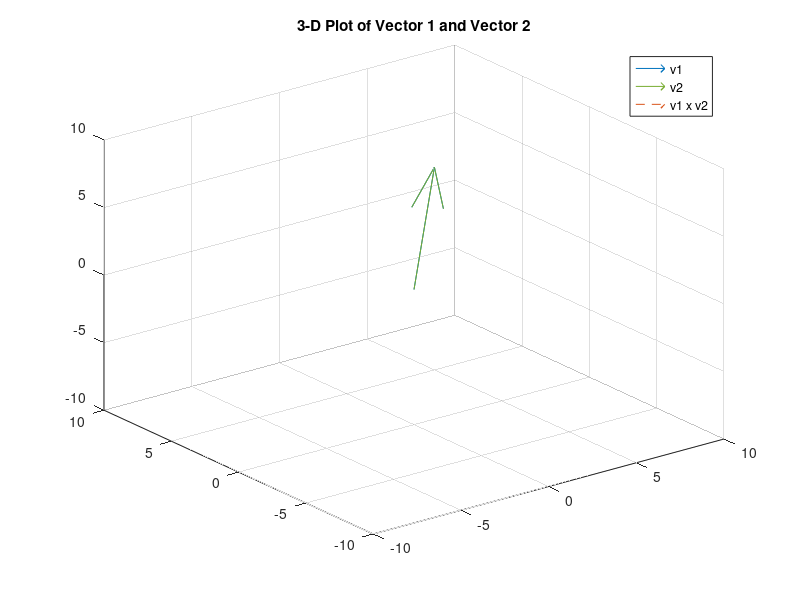

Write the MATLAB code that produced this figure.
clc, clearvars

fprintf("This is a simple 3d Vector Plotter and Calculator.\n\n")
i1 = input("Enter i component of vector 1: ");
j1 = input("Enter j component of vector 1: ");
k1 = input("Enter k component of vector 1: ");
i2 = input("Enter i component of vector 2: ");
j2 = input("Enter j component of vector 2: ");
k2 = input("Enter k component of vector 2: ");

origin = [0 0 0];
v1 = [i1 j1 k1];
v2 = [i2 j2 k2];

v1dotv2 = dot(v1,v2);
v1xv2 = cross(v1,v2);
v2xv1 = cross(v2,v1);
magv1 = norm(v1);
magv2 = norm(v2);
theta_rad = acos((v1dotv2)/(magv1*magv2));
theta_deg = rad2deg(theta_rad);

disp("-------------------------------")
%disp("v1 = " + v1(1) + "i + " + v1(2) + "j + " + v1(3) + "k");
%disp("v2 = " + v2(1) + "i + " + v2(2) + "j + " + v2(3) + "k\n");

fprintf("v1 = %.2fi + %.2fj + %.2fk\n", v1(1), v1(2), v1(3));
fprintf("v2 = %.2fi + %.2fj + %.2fk\n", v2(1), v2(2), v2(3));
fprintf("v1.v2 = %.2f\n", v1dotv2);
fprintf("v1 x v2 = %.2fi + %.2fj + %.2fk\n", v1xv2(1), v1xv2(2), v1xv2(3));
fprintf("v2 x v1 = %.2fi + %.2fj + %.2fk\n", v2xv1(1), v2xv1(2), v2xv1(3));
fprintf("Angle between the 2 vectors is: %.2f°\n", theta_deg)
disp("------------------------------")

quiver3(0,0,0,v1(1),v1(2),v1(3), 0);
hold on
quiver3(0, 0, 0, v2(1), v2(2), v2(3), 0);
hold on
quiver3(0, 0, 0, v1xv2(1), v1xv2(2), v1xv2(3), 0, '--');
legend("v1", "v2", "v1 x v2")
title("3-D Plot of Vector 1 and Vector 2")

xlim([-10 10])
ylim([-10 10])
zlim([-10 10])

grid on